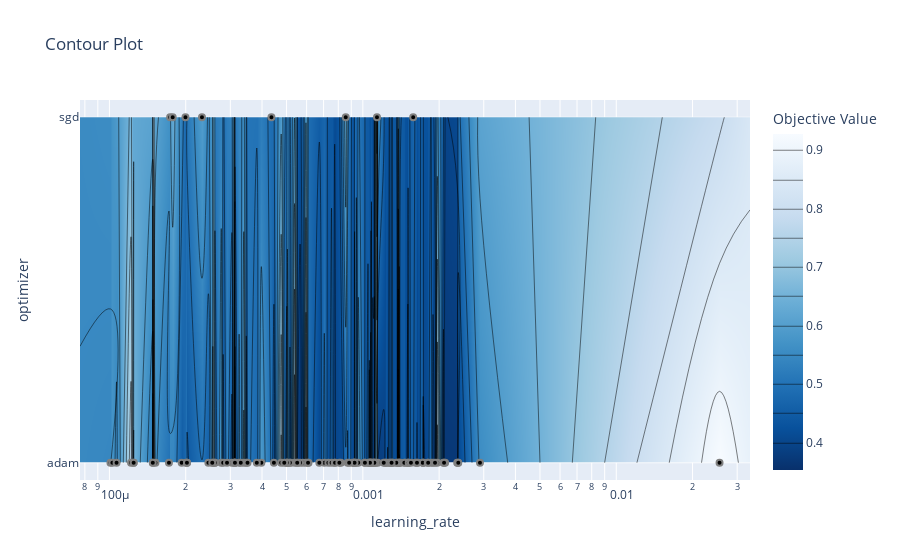

Source (notebook cell):
### Code cell
# plot the estimated accuracy surface over hyperparameters:
fig = optuna.visualization.plot_contour(study_vis, params=['learning_rate', 'optimizer'])

fig.show()

### Figure 1 — Plotly figure (JSON) as saved in the notebook; plotly's stock layout.template omitted (floating-point values rounded to 4 significant figures; data arrays with more than 128 entries replaced by an {"elided": "..."} marker saying what was removed)
{"data": [{"colorbar": {"title": {"text": "Objective Value"}}, "colorscale": [[0, "rgb(247,251,255)"], [0.125, "rgb(222,235,247)"], [0.25, "rgb(198,219,239)"], [0.375, "rgb(158,202,225)"], [0.5, "rgb(107,174,214)"], [0.625, "rgb(66,146,198)"], [0.75, "rgb(33,113,181)"], [0.875, "rgb(8,81,156)"], [1, "rgb(8,48,107)"]], "connectgaps": true, "contours": {"coloring": "heatmap"}, "hoverinfo": "none", "line": {"smoothing": 1.3}, "reversescale": true, "type": "contour", "x": {"elided": "133 float values"}, "y": ["adam", "sgd"], "z": {"elided": "2x133 float values"}}, {"marker": {"color": "black", "line": {"color": "Grey", "width": 2}}, "mode": "markers", "showlegend": false, "type": "scatter", "x": {"elided": "131 float values"}, "y": {"elided": "131 str values"}}], "layout": {"title": {"text": "Contour Plot"}, "xaxis": {"range": [-4.116, -1.472], "title": {"text": "learning_rate"}, "type": "log"}, "yaxis": {"range": [-0.05, 1.05], "title": {"text": "optimizer"}, "type": "category"}}}
